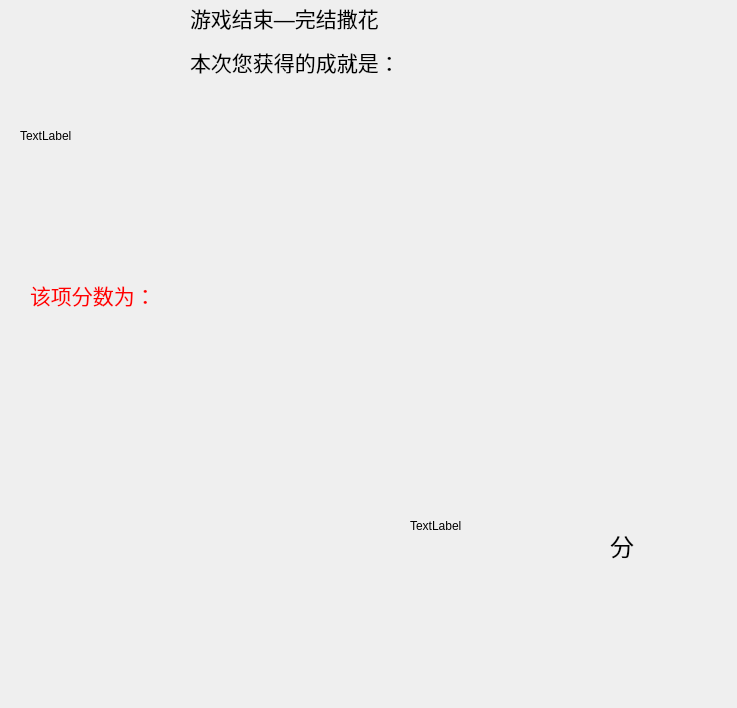
<?xml version="1.0" encoding="UTF-8"?>
<ui version="4.0">
 <class>end</class>
 <widget class="QWidget" name="end">
  <property name="geometry">
   <rect>
    <x>0</x>
    <y>0</y>
    <width>737</width>
    <height>708</height>
   </rect>
  </property>
  <property name="windowTitle">
   <string>Form</string>
  </property>
  <property name="styleSheet">
   <string notr="true">#mainpart { 
border-image: url(:/mainwindow/picture/back.png);
 
} 
#mainpart * { 
border-image:url();}</string>
  </property>
  <widget class="QLabel" name="label">
   <property name="geometry">
    <rect>
     <x>190</x>
     <y>-60</y>
     <width>431</width>
     <height>201</height>
    </rect>
   </property>
   <property name="text">
    <string>&lt;html&gt;&lt;head/&gt;&lt;body&gt;&lt;p&gt;&lt;span style=&quot; font-size:16pt;&quot;&gt;游戏结束—完结撒花&lt;/span&gt;&lt;/p&gt;&lt;p&gt;&lt;span style=&quot; font-size:16pt;&quot;&gt;本次您获得的成就是：&lt;/span&gt;&lt;/p&gt;&lt;/body&gt;&lt;/html&gt;</string>
   </property>
  </widget>
  <widget class="QLabel" name="label_2">
   <property name="geometry">
    <rect>
     <x>20</x>
     <y>70</y>
     <width>681</width>
     <height>131</height>
    </rect>
   </property>
   <property name="text">
    <string>TextLabel</string>
   </property>
  </widget>
  <widget class="QLabel" name="label_3">
   <property name="geometry">
    <rect>
     <x>30</x>
     <y>230</y>
     <width>241</width>
     <height>131</height>
    </rect>
   </property>
   <property name="text">
    <string>&lt;html&gt;&lt;head/&gt;&lt;body&gt;&lt;p&gt;&lt;span style=&quot; font-size:16pt; color:#ff0000;&quot;&gt;该项分数为：&lt;/span&gt;&lt;/p&gt;&lt;/body&gt;&lt;/html&gt;</string>
   </property>
  </widget>
  <widget class="QLabel" name="label_4">
   <property name="geometry">
    <rect>
     <x>410</x>
     <y>420</y>
     <width>291</width>
     <height>211</height>
    </rect>
   </property>
   <property name="text">
    <string>TextLabel</string>
   </property>
  </widget>
  <widget class="QLabel" name="label_5">
   <property name="geometry">
    <rect>
     <x>10</x>
     <y>380</y>
     <width>361</width>
     <height>311</height>
    </rect>
   </property>
   <property name="text">
    <string>&lt;html&gt;&lt;head/&gt;&lt;body&gt;&lt;p&gt;&lt;img src=&quot;:/mainwindow/picture/end.png&quot;/&gt;&lt;/p&gt;&lt;/body&gt;&lt;/html&gt;</string>
   </property>
  </widget>
  <widget class="QLabel" name="label_6">
   <property name="geometry">
    <rect>
     <x>610</x>
     <y>510</y>
     <width>81</width>
     <height>71</height>
    </rect>
   </property>
   <property name="text">
    <string>&lt;html&gt;&lt;head/&gt;&lt;body&gt;&lt;p&gt;&lt;span style=&quot; font-size:18pt;&quot;&gt;分&lt;/span&gt;&lt;/p&gt;&lt;/body&gt;&lt;/html&gt;</string>
   </property>
  </widget>
 </widget>
 <resources/>
 <connections/>
</ui>
